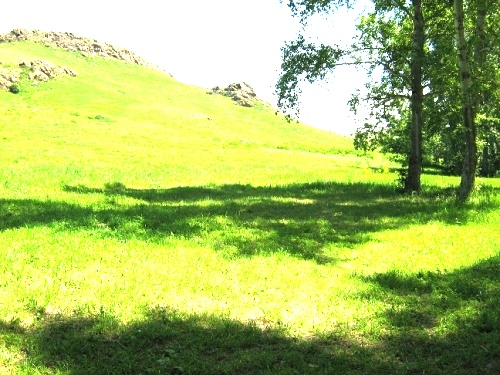
//> input picture Creating Mat objects/combine_Img/img2.jpg, 500 x 375 px
$ ./main   (built with g++ and OpenCV 4)
//> lines starting //> are read from the running program, lines starting //| are printed output that depends on the picture

#include "opencv2/opencv.hpp"
using namespace cv;
using namespace std;

int main( int argc, char** argv )
{
        // Отобразить на изображении белую пунктирную сетку
        Mat img = imread( "img2.jpg");
//> img is the input picture: 375 rows x 500 cols, CV_8UC3; mean B, G, R 101.8, 189.4, 169.8
        Mat img2 = imread( "img3.jpg");
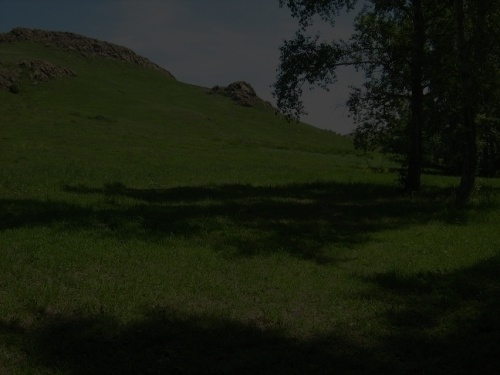
//> input picture Creating Mat objects/combine_Img/img3.jpg, 500 x 375 px
//> img2 is the input picture: 375 rows x 500 cols, CV_8UC3; mean B, G, R 16.8, 30, 24.9

        img2 = img2 + img; // Сложение матриц
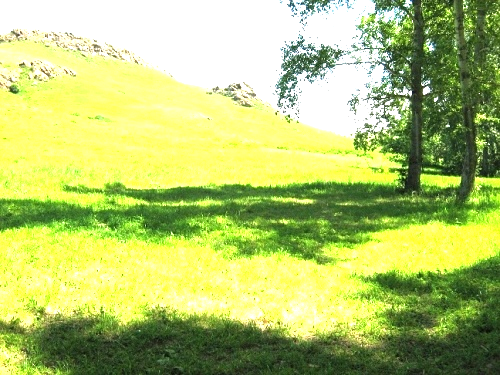
//> img2: 375 rows x 500 cols, CV_8UC3; mean B, G, R 110.3, 196.9, 179.5
        imshow("res",img2);
        imwrite( "Res.jpg", img2 );

        waitKey(0);
    return 0;
}
